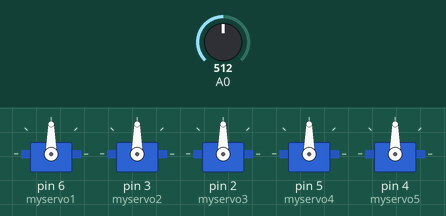
This sketch was run on a simulated Arduino Uno, built with avr-gcc and run on an emulated ATmega328P. Shown: 5 × servo. The test bench sets the inputs (shaded band); at power-on: A0 = 512.

Above: at 1.7 s.
1.8 s: A0 set to 0
At 2.2 s:
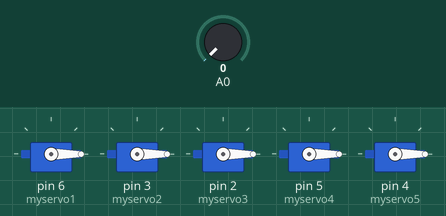
3.3 s: A0 set to 122
At 4.5 s:
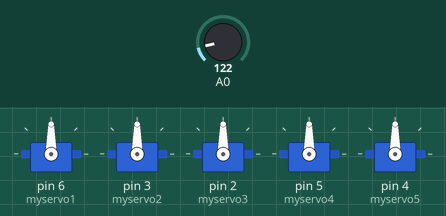
Timing chart, 0 to 6.3 s (numbered marks = the images above; inputs shaded):
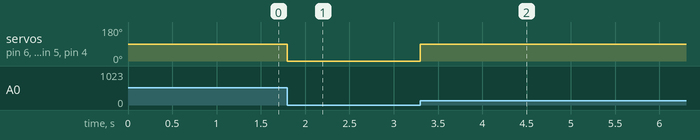

Measured:
- after the input at 1.8 s, servo on pin 6 (myservo1), servo on pin 3 (myservo2), servo on pin 2 (myservo3), servo on pin 5 (myservo4), servo on pin 4 (myservo5): 90° → 0° at once
- after the input at 3.3 s, servo on pin 6 (myservo1), servo on pin 3 (myservo2), servo on pin 2 (myservo3), servo on pin 5 (myservo4), servo on pin 4 (myservo5): 0° → 90° at once

The sketch:

ArduinoSerial.ino
```cpp
#include <Servo.h>

Servo myservo1;
Servo myservo2;
Servo myservo3;
Servo myservo4;
Servo myservo5;
Servo myservo6;


char number[50];
char c;
int state = 0;
String myStringRec;
int stringCounter = 0;
bool stringCounterStart = false;
String myRevivedString;
int stringLength = 6;

int hmyservo1,hmyservo2,hmyservo3,hmyservo4,hmyservo5;
int myVals[] ={0,0,0,0,0} ;

int myButton= 1;
bool portable;

void setup() {

  Serial.begin(9600);
  myservo1.attach(6);
  myservo2.attach(3);
  myservo3.attach(2);
  myservo4.attach(5);
  myservo5.attach(4);
  myButton = analogRead(A1);
  delay(500);
  if (myButton == 0){portable = false;}
  else {portable = true;}

}

void loop() {

myButton = analogRead(A0);
if (portable == true){
  if (myButton == 0){
      allOFF();}
  else{
      allON();}
}
else{

receiveData();
if (hmyservo1 ==1){  myservo1.write(90);}else{myservo1.write(0);}
if (hmyservo2 ==1){  myservo2.write(90);}else{myservo2.write(0);}
if (hmyservo3 ==1){  myservo3.write(90);}else{myservo3.write(0);}
if (hmyservo4 ==1){  myservo4.write(90);}else{myservo4.write(0);}
if (hmyservo5 ==1){  myservo5.write(90);}else{myservo5.write(0);}
}

}


void allON(){

myservo1.write(90);
myservo2.write(90);
myservo3.write(90);
myservo4.write(90);
myservo5.write(90);

  }


void allOFF(){

myservo1.write(0);
myservo2.write(0);
myservo3.write(0);
myservo4.write(0);
myservo5.write(0);
}


void receiveData() {
  int i = 0;
  while (Serial.available()) {
   char c = Serial.read();

    if (c == '$') {
      stringCounterStart = true;
    }
    if (stringCounterStart == true )
    {
      if (stringCounter < stringLength)
      {
        myRevivedString = String(myRevivedString + c);
        stringCounter++;
      }
      if (stringCounter >= stringLength) {
        stringCounter = 0; stringCounterStart = false;
        hmyservo1 = myRevivedString.substring(1, 2).toInt();
        hmyservo2 = myRevivedString.substring(2, 3).toInt();
        hmyservo3 = myRevivedString.substring(3, 4).toInt();
        hmyservo4 = myRevivedString.substring(4, 5).toInt();
        hmyservo5 = myRevivedString.substring(5, 6).toInt();
//        Serial.print(servoPinky);
//        Serial.print(" ");
//        Serial.print(servoRing);
//        Serial.print(" ");
//        Serial.print(servoMiddle);
//        Serial.print(" ");
//        Serial.print(servoIndex);
//        Serial.print(" ");
//        Serial.println(servoThumb);
        myRevivedString = "";
      }
    }
  }
}
```
